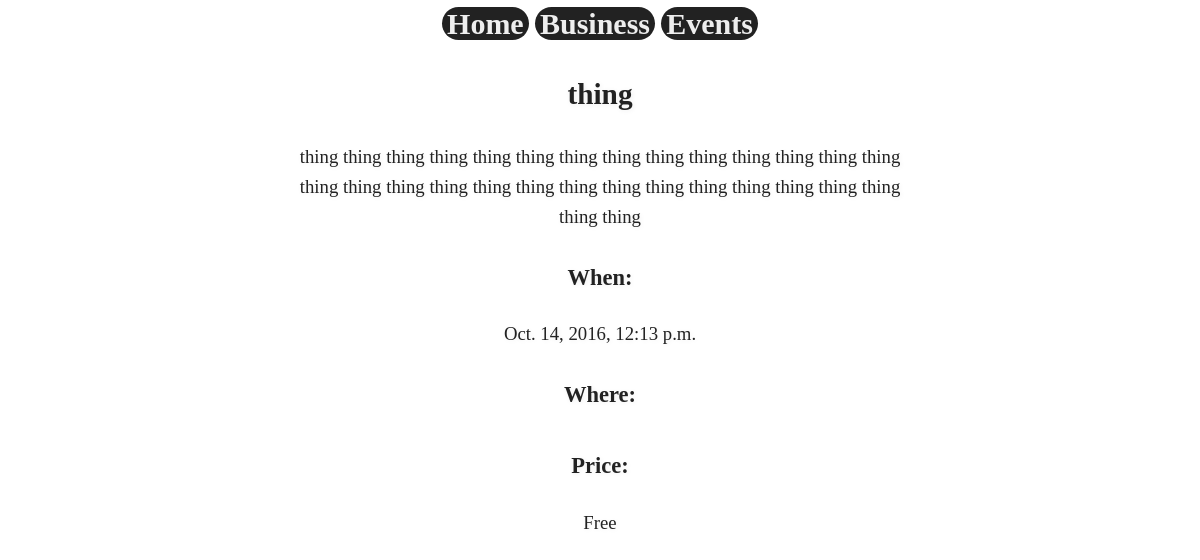
Page /event/4/ on the committed database.
### events/models.py (models this page shows, shortened)
class Event(models.Model):
    name = models.CharField(max_length=255)
    description = models.TextField()
    start_time = models.DateTimeField()
    price = models.SmallIntegerField(blank=True, null=True)
    capacity = models.SmallIntegerField(blank=True, null=True)

### events/views.py (the view)
# urls.py: url(r'^event/(?P<pk>\d+)/$', event_details, name='event'),
def event_details(request, pk):
    event = get_object_or_404(Event, pk=pk)
    return render(request, 'event_details.html', {'event': event})

### Templates/event_details.html (shortened to what this page needs)
{% extends '_partials/base.html' %}
{% block content %}
    <h3>{{ event.name }}</h3>
    <p>{{ event.description }}</p>
    <dl>
      <dt>When:</dt>
      <dd>{{ event.start_time }}</dd>
      <dt>Where:</dt>
      <dt>Price:</dt>
      <dd>
        {% if event.price %}
          ${{event.price}}
        {% else %}
          Free
        {% endif %}
      </dd>
    </dl>
{% endblock content %}

### assets/css/app.css (style rules this page uses)
body { color: #222; font-size: 25px; line-height: 1.6; margin: 0; padding: 0; text-align: center; text-shadow: 1px 1px 5px #eee; background-image: url('../img/DSC_0001.JPG'); background-repeat: repeat-y; background-size: cover; }
h1, h2, h3 { font-size: 2em inherit; line-height: 1.2; }
dt { font-weight: bold; margin-bottom: 0.75em; padding-bottom: 0.3em; font-size: .9em; }
dd, p { font-size: .75em; margin-bottom: 1.5em; margin-left: 0; margin-right: 0; }

### rows in the picture
Event: name "thing", description "thing thing thing thing thing thing thing thing thing thing thing thing thing thing thing thing thing thing thing thing thing thing thing thing thing thing thing thing thing thing", start_time "Oct. 14, 2016, 12:13 p.m."
